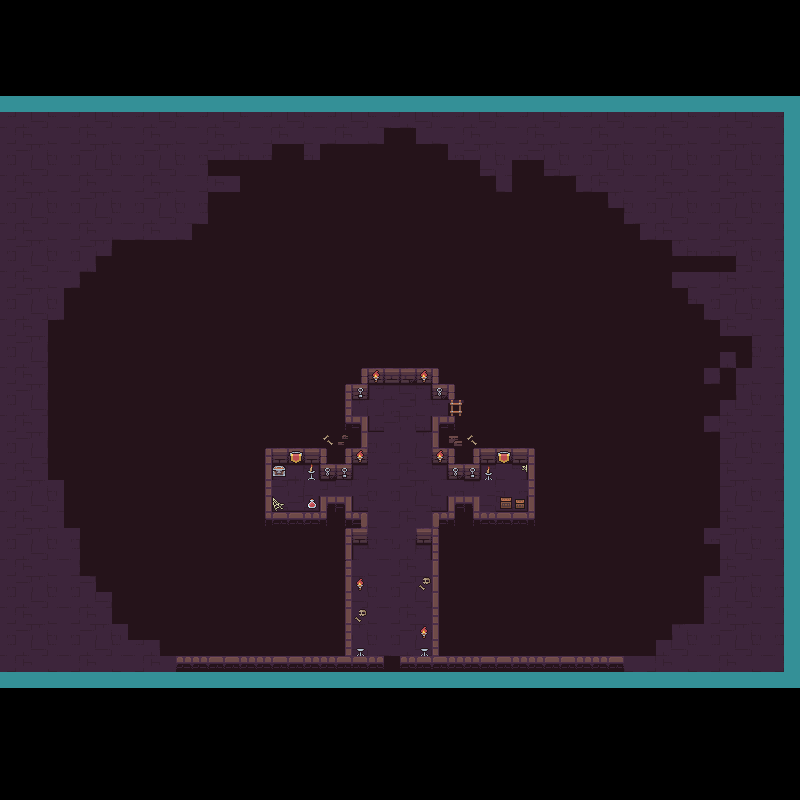

The image is a tile-based game level rendered from a .tmx file. Its description and source (layers, tilesets, objects; grid data summarised) follow:
An orthogonal 50x50 tile map with 16x16 px tiles, 4 tile layers (background, platforms, decorations, items), 3 tilesets and 51 objects (44x collision, exit_dungeon, spawn_dungeon, enter_dungeon_2, enter_dungeon_2_exit, ...).

<map version="1.10" tiledversion="1.10.2" orientation="orthogonal" renderorder="right-down" width="50" height="50" tilewidth="16" tileheight="16" infinite="0" nextlayerid="10" nextobjectid="53">
 <tileset firstgid="1" source="Dungeon_Tileset.tsx" />
 <tileset firstgid="101" source="demonstration.tsx" />
 <tileset firstgid="357" source="Water Tileset.tsx" />
 <layer id="2" name="background" width="50" height="50" locked="1">
  <data>[2500 cells, 1848 non-empty, 13 distinct tile ids]</data>
 </layer>
 <layer id="3" name="platforms" width="50" height="50" locked="1">
  <data>[2500 cells, 991 non-empty, 15 distinct tile ids]</data>
 </layer>
 <layer id="4" name="decorations" width="50" height="50" locked="1">
  <data>[2500 cells, 18 non-empty, 4 distinct tile ids]</data>
 </layer>
 <layer id="5" name="items" width="50" height="50" locked="1">
  <data>[2500 cells, 133 non-empty, 90 distinct tile ids]</data>
 </layer>
 <objectgroup id="6" name="Objects" locked="1">
  <object id="1" type="collision" x="431.673" y="540.459" width="6.15909" height="129.25" />
  <object id="2" type="collision" x="349.333" y="538.959" width="1.75" height="130" />
  <object id="3" type="collision" x="351.833" y="538.459" width="15.5" height="6" />
  <object id="4" type="collision" x="361.833" y="511.914" width="5.75" height="32.7955" />
  <object id="5" type="collision" x="351.833" y="511.916" width="9.75" height="3.04271" />
  <object id="6" type="collision" x="346.083" y="498.209" width="5.375" height="14.75" />
  <object id="7" type="collision" x="321.083" y="498.3" width="30.3696" height="3.65909" />
  <object id="8" type="collision" x="320.033" y="498.439" width="7.3" height="26.0227" />
  <object id="9" type="collision" x="265.583" y="512.089" width="56.25" height="13.875" />
  <object id="10" type="collision" x="264.583" y="448.709" width="7.25" height="65.25" />
  <object id="11" type="collision" x="271.878" y="497.479" width="12.9773" height="14.3636" />
  <object id="12" type="collision" x="272.333" y="464.209" width="13.625" height="13.6591" />
  <object id="13" type="collision" x="270.833" y="447.959" width="48.75" height="15.75" />
  <object id="14" type="collision" x="306.958" y="463.459" width="11.875" height="16.375" />
  <object id="15" type="collision" x="320.583" y="463.709" width="31.5" height="14.5" />
  <object id="16" type="collision" x="351.083" y="447.959" width="16.75" height="15.25" />
  <object id="17" type="collision" x="416.447" y="528.709" width="15.6364" height="15.75" />
  <object id="18" type="collision" x="432.333" y="512.459" width="22.25" height="16" />
  <object id="19" type="collision" x="447.833" y="498.897" width="32" height="29.5625" />
  <object id="20" type="collision" x="480.583" y="511.459" width="55.75" height="15.5" />
  <object id="21" type="collision" x="500.083" y="496.819" width="28" height="14.6364" />
  <object id="22" type="collision" x="527.56" y="448.709" width="7.52273" height="63.25" />
  <object id="23" type="collision" x="474.083" y="448.959" width="21.25" height="30.75" />
  <object id="24" type="collision" x="494.833" y="448.459" width="32.75" height="15.5" />
  <object id="25" type="collision" x="447.492" y="462.959" width="33.3409" height="14.5228" />
  <object id="26" type="collision" x="447.651" y="448.345" width="7.18182" height="16.0227" />
  <object id="27" type="collision" x="432.697" y="448.209" width="16.1364" height="16" />
  <object id="28" type="collision" x="431.583" y="418.232" width="8" height="32.9773" />
  <object id="29" type="collision" x="438.333" y="418.159" width="16.5" height="10.2955" />
  <object id="30" type="collision" x="431.833" y="384.709" width="22.5" height="12.75" />
  <object id="31" type="collision" x="361.583" y="368.959" width="77.5" height="14.25" />
  <object id="32" type="collision" x="345.333" y="383.209" width="22.25" height="17.5" />
  <object id="33" type="collision" x="346.083" y="400.709" width="6.25" height="29.5" />
  <object id="34" type="collision" x="351.833" y="416.709" width="15.5" height="32.75" />
  <object id="35" type="collision" x="451.833" y="391.959" width="24" height="7.52273" />
  <object id="36" type="collision" x="464.033" y="399.459" width="16.0455" height="25.75" />
  <object id="37" type="collision" x="450.083" y="416.319" width="19" height="11.1364" />
  <object id="38" type="collision" x="478.833" y="473.709" width="17" height="6.29545" />
  <object id="39" type="collision" x="420.333" y="648.049" width="10.75" height="10.9091" />
  <object id="40" type="collision" x="355.333" y="647.599" width="10.0227" height="10.6136" />
  <object id="41" type="collision" x="306.333" y="499.209" width="10.75" height="10.5" />
  <object id="42" type="collision" x="349.333" y="666.459" width="0.75" height="1" />
  <object id="43" name="exit_dungeon" x="383.903" y="655.909" width="16.5455" height="16.1818" />
  <object id="44" type="collision" x="351.356" y="656.099" width="32.1818" height="16" />
  <object id="45" type="collision" x="400.813" y="656.639" width="31.0909" height="15.8182" />
  <object id="46" name="spawn_dungeon" x="379.996" y="621.728">
   <point />
  </object>
  <object id="47" name="enter_dungeon_2" x="450.065" y="400.339" width="13.6477" height="15.625" />
  <object id="48" name="enter_dungeon_2_exit" x="428.568" y="384.299">
   <point />
  </object>
 </objectgroup>
 <objectgroup id="9" name="NPCPaths" locked="1">
  <object id="50" name="bandit_path1" x="299.875" y="461.75" width="16.125" height="16" />
  <object id="51" name="wizard_path1" x="476" y="461.75" width="15.875" height="15.75" />
  <object id="52" name="knight_path1" x="388.818" y="389.477" width="16.3636" height="16.9091" />
 </objectgroup>
</map>
